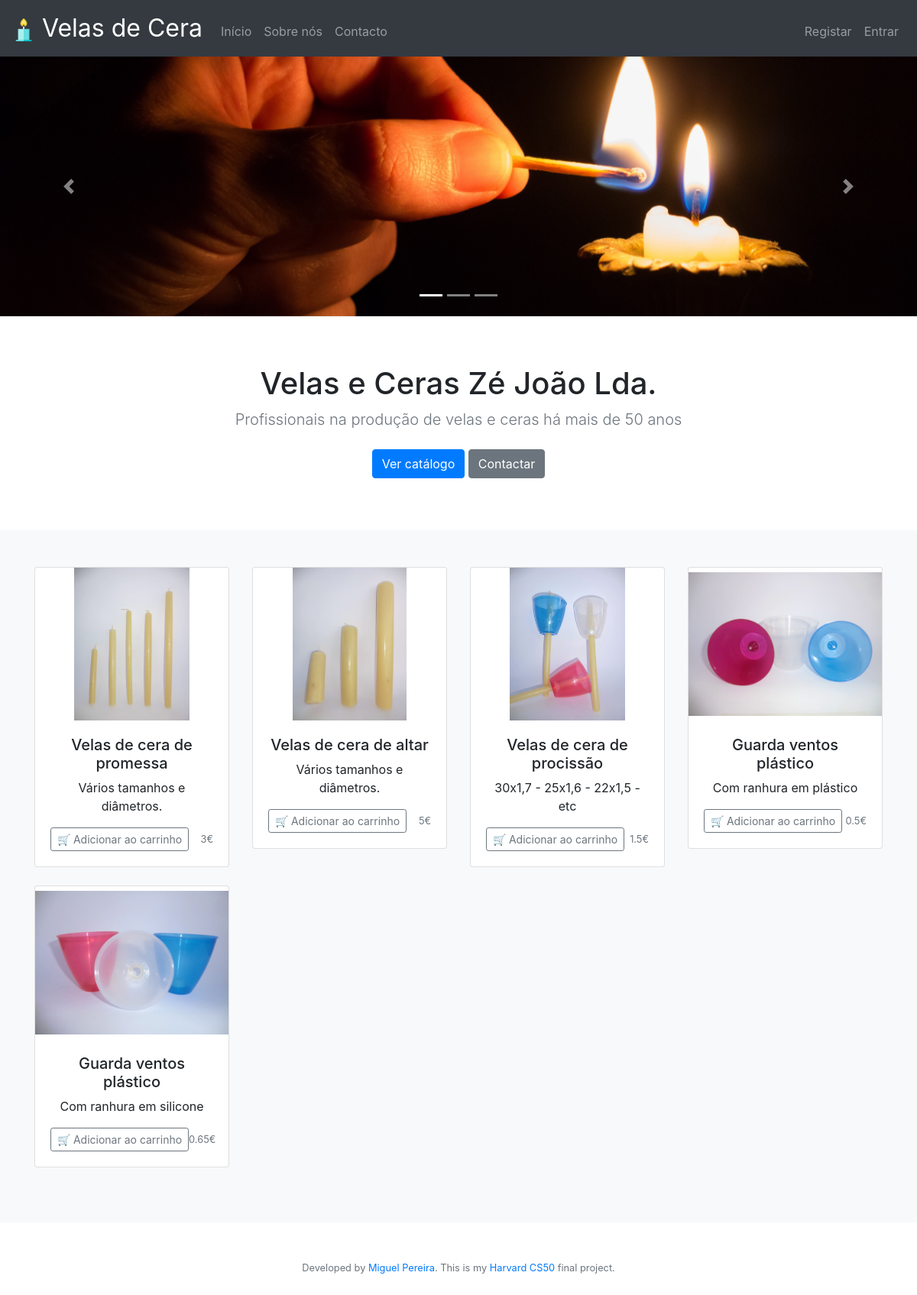
The page / on the database its author committed.
### tables this page shows
CREATE TABLE produtos (
id integer not null primary key autoincrement,
image text,
name text not null,
desc text, price numeric);

### app.py (the view, shortened to what this page needs)
@app.route("/", methods=["GET", "POST"])
def index():
    produtos = db.execute("select id, name, desc, price, image from produtos")
    return render_template("index.html", produtos=produtos)

### app.py (called while the page is built)
@app.after_request
def after_request(response):
    response.headers["Cache-Control"] = "no-cache, no-store, must-revalidate"
    response.headers["Expires"] = 0
    response.headers["Pragma"] = "no-cache"
    return response

### templates/index.html (shortened to what this page needs)
{% extends "layout.html" %}
{% block main %}
<div id="carousel" class="carousel slide" data-ride="carousel">
    <ol class="carousel-indicators">
      <li data-target="#carousel" data-slide-to="0" class="active"></li>
      <li data-target="#carousel" data-slide-to="1"></li>
      <li data-target="#carousel´" data-slide-to="2"></li>
    </ol>
    <div class="carousel-inner">
        <div class="carousel-item active">
          <img src="/static/image/person-holding-match-stick-with-fire-in-front-of-candle-with-159436.jpg" style="object-fit:cover" alt="" height="340px" width="100%">
        </div>
    </div>
    <a class="carousel-control-prev" href="#carousel" role="button" data-slide="prev">
      <span class="carousel-control-prev-icon" aria-hidden="true"></span>
    </a>
    <a class="carousel-control-next" href="#carousel" role="button" data-slide="next">
      <span class="carousel-control-next-icon" aria-hidden="true"></span>
    </a>
  </div>
  <section class="jumbotron text-center" style="background-color: transparent; margin-bottom: -20px;">
    <div class="container">
      <h1 class="jumbotron-heading">Velas e Ceras Zé João Lda.</h1>
      <p class="lead text-muted">Profissionais na produção de velas e ceras há mais de 50 anos</p>
      <p>
        <a href="#catalogo" class="btn btn-primary my-2">Ver catálogo</a>
        <a href="contacto" class="btn btn-secondary my-2">Contactar</a>
      </p>
    </div>
  </section>
  <form action="/" method="post" enctype=multipart/form-data>
<div class="album py-5 bg-light" id="catalogo">
    <div class="container">
        <div class="row">
            {% for produto in produtos %}
            <div class="col-md-3">
                <div class="card mb-4 box-shadow">
                  <img class="card-img-top" src="/static/image/uploads/{{ produto.image }}" style="object-fit:scale-down; height: 200px;">
                  <div class="card-body">
                    <h5>{{ produto.name }}</h5>
                    <p class="card-text">{{ produto.desc }}</p>
                    <div class="d-flex justify-content-between align-items-center">
                      <div class="btn-group">
                        <button class="btn btn-sm btn-outline-secondary" type="submit" name="submit_button" value="{{ produto.id}}">🛒 Adicionar ao carrinho</button>
                      </div>
                      <small class="text-muted">{{ produto.price }}€</small>
                    </div>
                  </div>
                </div>
              </div>
            {% endfor %}
        </div>
    </div>
</div>
</form>
{% endblock %}

### templates/layout.html (shortened to what this page needs)
<!DOCTYPE html>
<html lang="pt">
    <head>
        <link href="https://maxcdn.bootstrapcdn.com/bootstrap/4.1.3/css/bootstrap.min.css" rel="stylesheet">
        <link href="/static/styles.css" rel="stylesheet">
    </head>
    <body>
        <nav class="navbar fixed-top navbar-expand-md navbar-dark bg-dark">
            <a class="navbar-brand" href="/"><img src="/static/favicon.png" width="30" height="30" class="d-inline-block align-center" alt="/"> Velas de Cera</a>
            <div class="collapse navbar-collapse" id="navbar">
                    <ul class="navbar-nav mr-auto mt-2">
                        <li class="nav-item"><a class="nav-link" href="/">Início</a></li>
                        <li class="nav-item"><a class="nav-link" href="/about">Sobre nós</a></li>
                        <li class="nav-item"><a class="nav-link" href="/contacto">Contacto</a></li>
                    </ul>
                {% if session.user_id %}
                    <ul class="navbar-nav ml-auto mt-2">
                        {% if session.user_type == 'admin' %}
                            <li class="nav-item"><a class="btn btn-danger" href="/admin">
                                <span style="color: white">
                                    <i class="fas fa-wrench"></i>
                            </span> Admin</a></li>
                        {% else %}
                            <li class="nav-item"><a class="btn btn-primary" href="/cart">
                                <span style="color: white">
                                    <i class="fas fa-shopping-cart"></i>
                              </span> Carrinho</a></li>
                            <li class="nav-item"><a class="nav-link" href="/conta">Conta</a></li>
                        {% endif %}
                        <li class="nav-item"><a class="nav-link" href="/logout">Sair</a></li>
                    </ul>
                {% else %}
                    <ul class="navbar-nav ml-auto mt-2">
                        <li class="nav-item"><a class="nav-link" href="/register">Registar</a></li>
                        <li class="nav-item"><a class="nav-link" href="/login">Entrar</a></li>
                    </ul>
                {% endif %}
            </div>
        </nav>
        <main style="margin-top: 74px;">
            {% block main %}{% endblock %}
        </main>
        <footer class="small text-center text-muted" style="margin-top: 50px; margin-bottom: 50px;">
            Developed by <a href="https://www.linkedin.com/in/miguelduartepereira/">Miguel Pereira</a>. This is my <a href="https://cs50.harvard.edu/x/2020/project/">Harvard CS50</a> final project.
        </footer>
    </body>
</html>

### static/styles.css (style rules this page uses)
nav .navbar-brand { font-size: xx-large; }
main { overflow-x: auto; text-align: center; }
main img { max-width: 100%; }

### rows shown on the page
produtos: image (picture), name "Velas de cera de promessa", desc "Vários tamanhos e diâmetros.", {{ produto.id }} 12 (drawn), price "3"
produtos: image (picture), name "Velas de cera de altar", desc "Vários tamanhos e diâmetros.", {{ produto.id }} 13 (drawn), price "5"
produtos: image (picture), name "Velas de cera de procissão", desc "30x1,7 - 25x1,6 - 22x1,5 - etc", {{ produto.id }} 14 (drawn), price "1.5"
produtos: image (picture), name "Guarda ventos plástico", desc "Com ranhura em plástico", {{ produto.id }} 15 (drawn), price "0.5"
produtos: image (picture), name "Guarda ventos plástico", desc "Com ranhura em silicone", {{ produto.id }} 21 (drawn), price "0.65"
